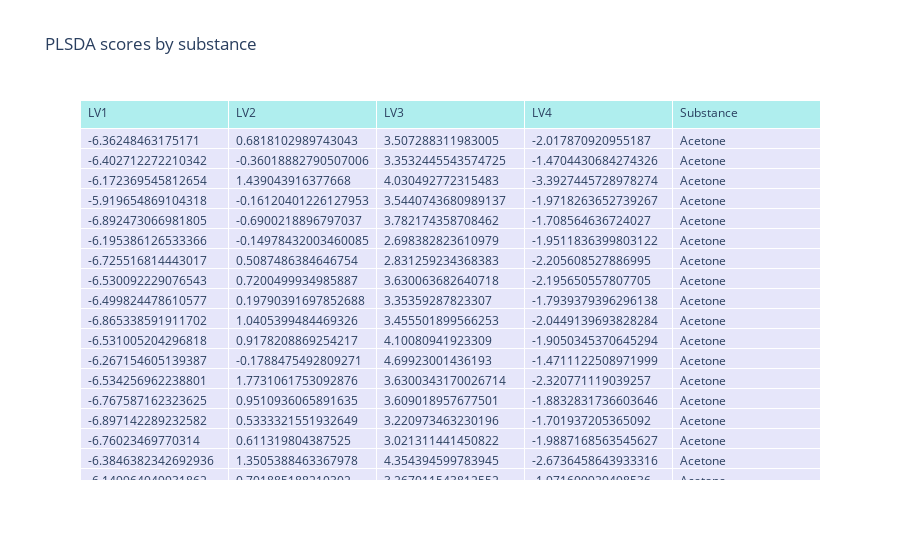
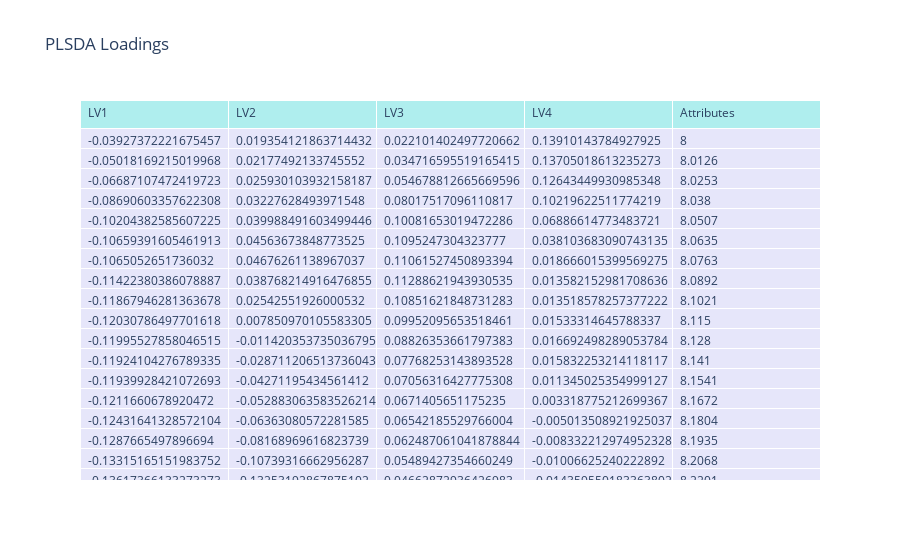
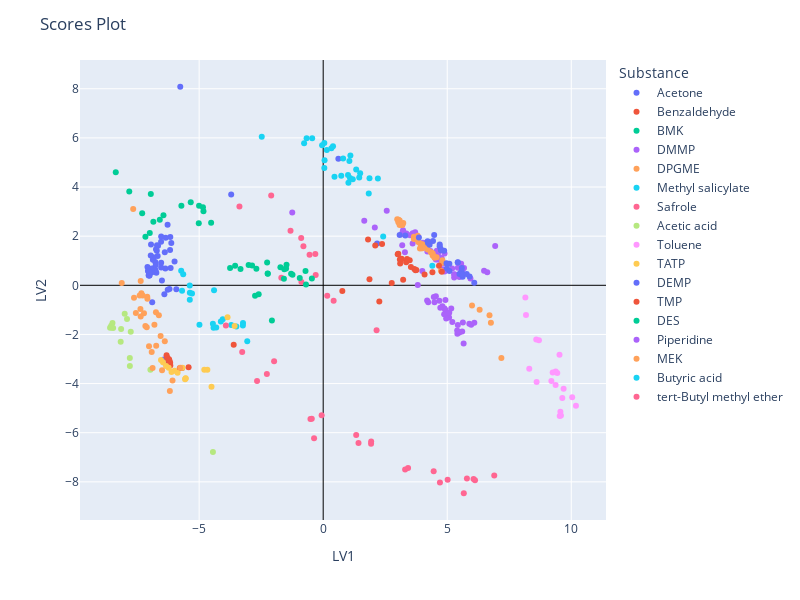
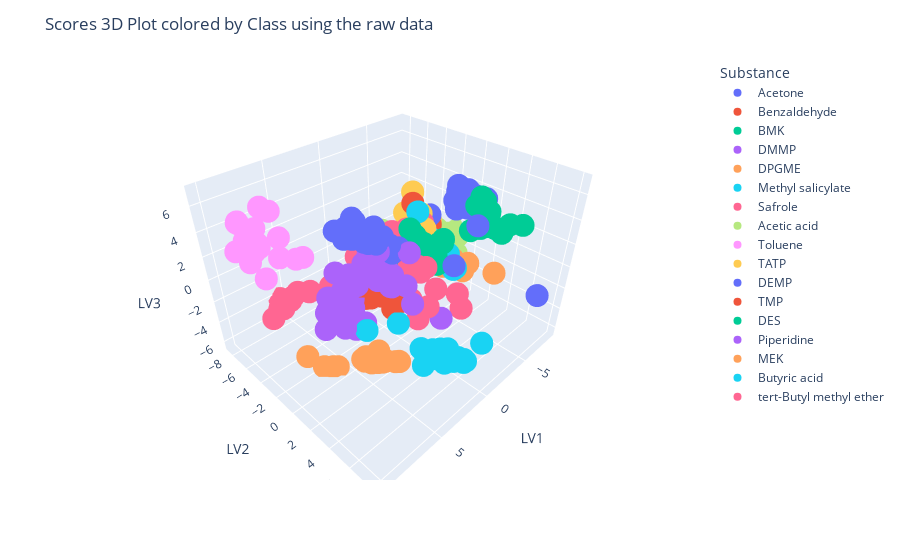

These figures' notebook cell, in order:
### Markdown cell above
## Second step: PLSDA

- the `PLSDA` class provides Partial Least Squares Discriminant Analysis tools
- the `PLSDASettings` helper class holds the settings for the `PLSDA` class

### Code cell
from chemfusekit.plsda import PLSDASettings, PLSDA

# Initialize the settings for Principal Component Analysis
plsda_settings = PLSDASettings(
    n_components=4, # Number of components
    output='graphical',   # graphs will be printed as pictures
    test_split=True # Split testing will be carried out
)

# Initialize and run the PLSDA class
plsda = PLSDA(settings=plsda_settings, data=df.fused_data)
plsda.plsda()
